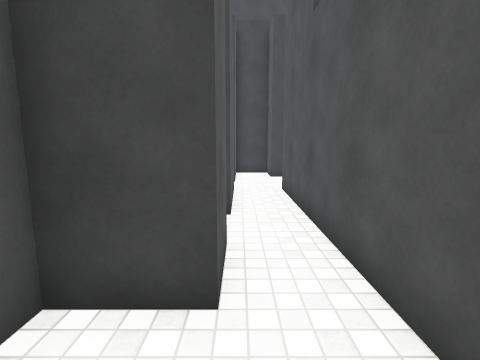
view 1 (above)

18 first-person views from a walk through a scene from a Unity 3-D project. The camera is 1.5 m above the floor, tilts 8° down and sees 85° across. The floor is counted in squares, 1 m on a side. Each view is taken from the middle of a square. On the plan, view 1 faces up. The plan holds only what a view shows up to about 14 squares ahead; the rest is blank. The player is left out. Surface patterns are stand-ins for the level's own textures.

view 2
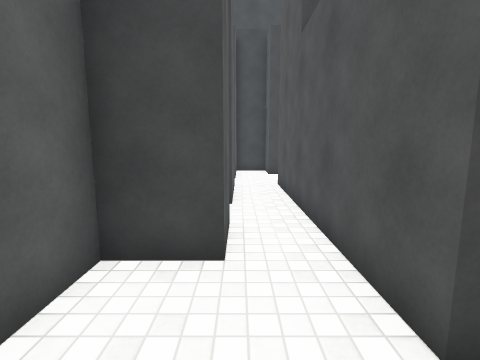

view 3
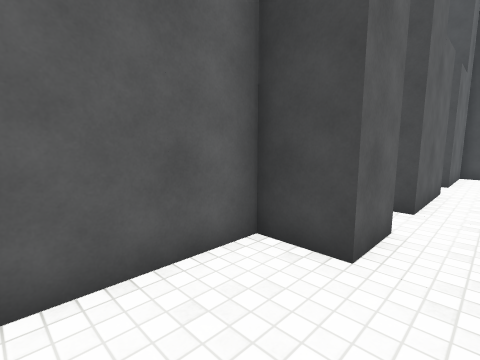

view 4
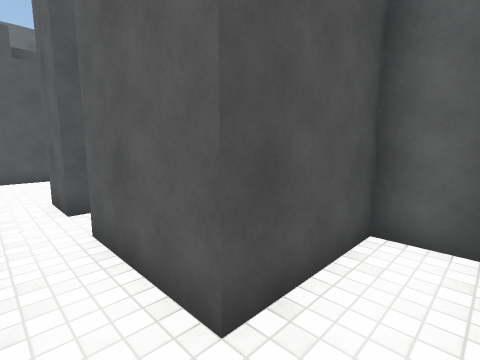

view 5
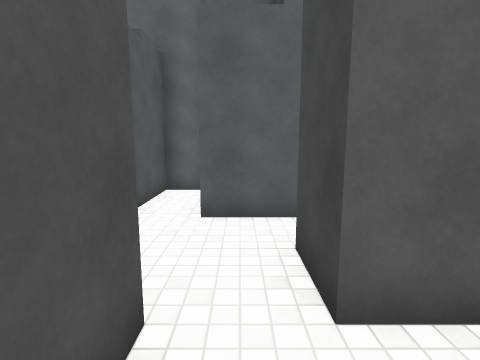

view 6
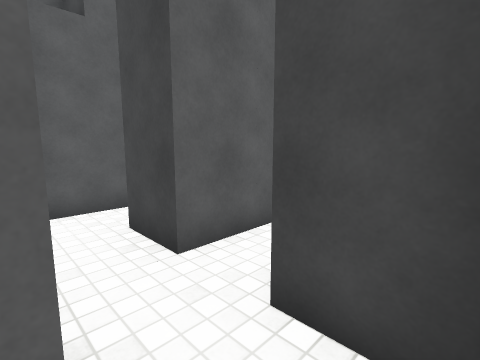

view 7
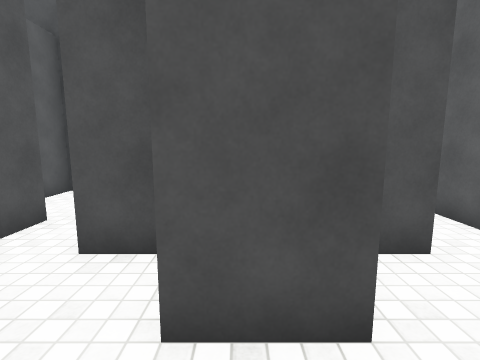

view 8
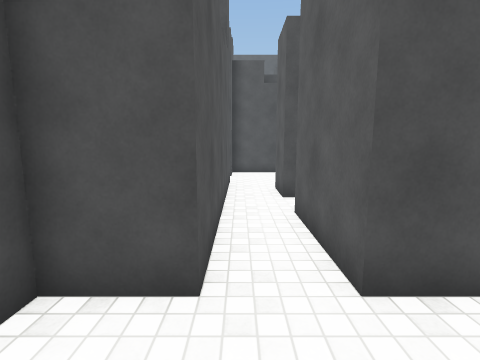

view 9
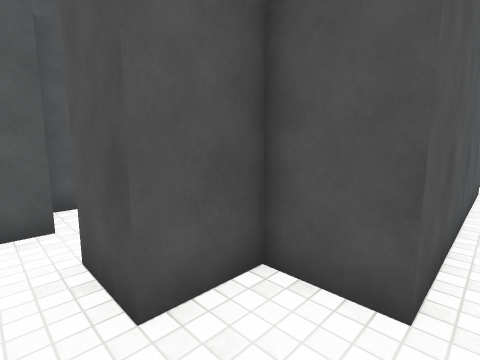

view 10
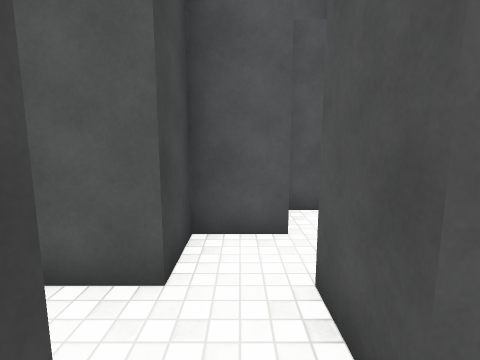

view 11
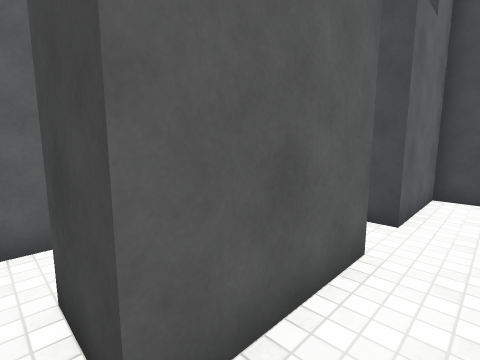

view 12
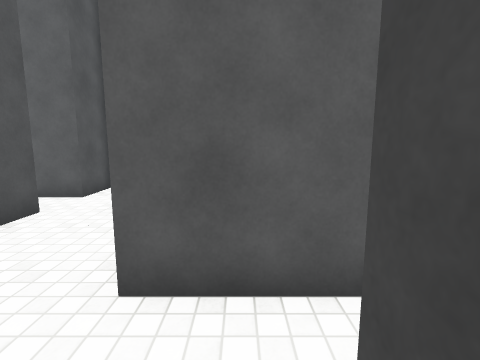

view 13
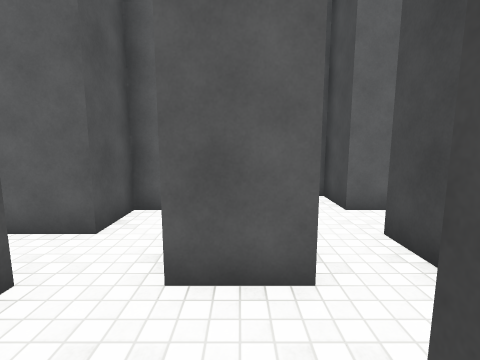

view 14
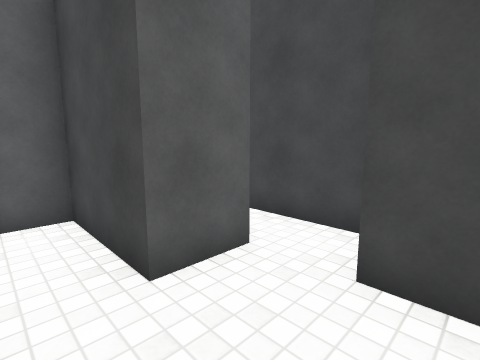

view 15
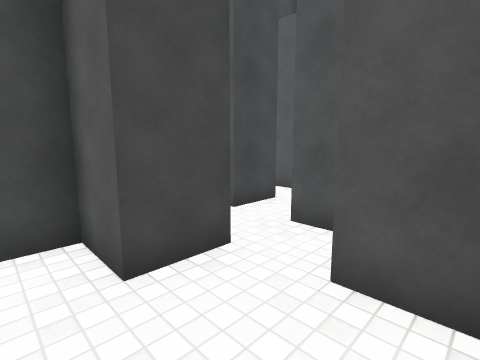

view 16
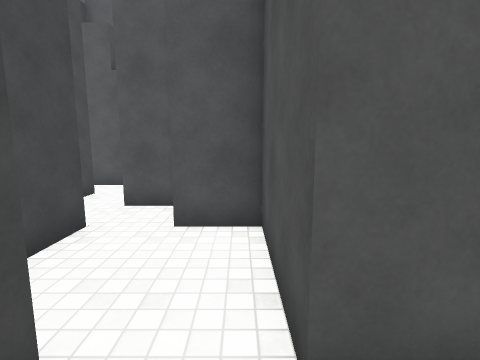

view 17
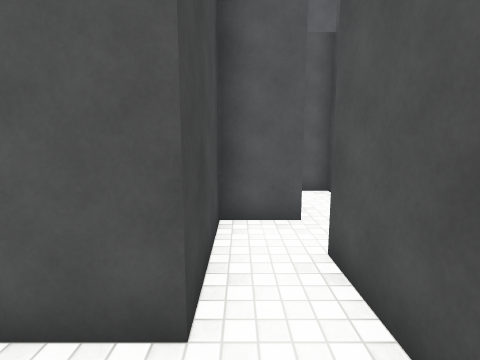

view 18
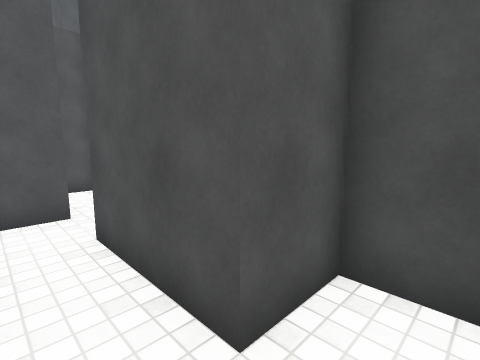

### Floor plan
Points are (right, up) in squares from view 1. A wall is a line through its corners. A room is listed if a view was taken in it or the views show most of it. See-through windows are left out.
Room 1 (views 1, 2, 3, 11)
walls: (1.4, 0.5) (1.4, 3.6); (-0.6, 3.8) (-0.2, 3.8) (-0.2, 2.2) (-1.8, 2.2) (-1.8, -1); (1.4, 5.4) (1.4, 7.6); (-1, -2.6) (1.4, -2.6); (-0.2, 7.1) (-0.2, 5.4)
ways out: opening at (-1.5, 4.5) to room 5
objects: block (2, 4) to (2, 5)
Room 2 (views 4, 8, 9, 10)
walls: (1.4, 7.6) (1.4, 8.6) (3, 8.6) (3, 10.2); (-3.4, 9.9) (-3.4, 8.5); (3, 11.8) (1.4, 11.8) (1.4, 13.4) (-0.2, 13.4) (-0.2, 11.8)
objects: block (-3, 7) to (-2, 8); block (-1, 7) to (0, 8); block (-1, 10) to (0, 11)
Room 3 (views 5, 7)
walls: (3, 10.2) (4.6, 10.2); (6.2, 10.1) (6.2, 11.8) (4.6, 11.8) (4.6, 13.1); (3, 13.9) (3, 11.8)
ways out: opening at (4, 12.5)
Room 4 (view 6)
walls: (5.1, 8.6) (6.2, 8.6); (7.8, 7) (7.8, 8)
Room 5 (views 12, 13, 14, 15, 16)
walls: (-4.9, 5.4) (-8.2, 5.4); (-6.6, 0.6) (-3.4, 0.6) (-3.4, 2.2); (-1.8, 2.2) (-1.8, 3.9); (-8.4, 2.2) (-9.8, 2.2) (-9.8, 0.6) (-8.2, 0.6); (-3.4, 6.2) (-3.4, 5.4); (-0.2, 5.4) (-1.9, 5.4)
ways out: opening at (-1.5, 4.5) to room 1
objects: block (-8, 2) to (-7, 4); block (-5, 4) to (-4, 5)
Room 6 (views 17, 18)
walls: (-9.8, 6.4) (-9.8, 5.4) (-11.5, 5.4); (-8.2, 5.4) (-8.2, 6.9); (-11, 2.2) (-9.8, 2.2) (-9.8, 3.8) (-8.5, 3.8)

Where each view was taken, in squares from view 1:
view 1: 0 up, 0 right, facing up
view 2: 1 down, 0 right, facing up
view 3: 1 down, 1 right, facing up-left
view 4: 10 up, 1 right, facing down-left
view 5: 11 up, 5 right, facing left
view 6: 10 up, 6 right, facing up-left
view 7: 12 up, 4 right, facing down
view 8: 11 up, 1 right, facing down
view 9: 11 up, 1 right, facing down-right
view 10: 11 up, 2 right, facing right
view 11: 5 up, 1 right, facing up-left
view 12: 5 up, 1 left, facing left
view 13: 3 up, 4 left, facing left
view 14: 1 up, 4 left, facing up-left
view 15: 1 up, 6 left, facing up-right
view 16: 1 up, 8 left, facing right
view 17: 5 up, 10 left, facing right
view 18: 5 up, 11 left, facing down-right
